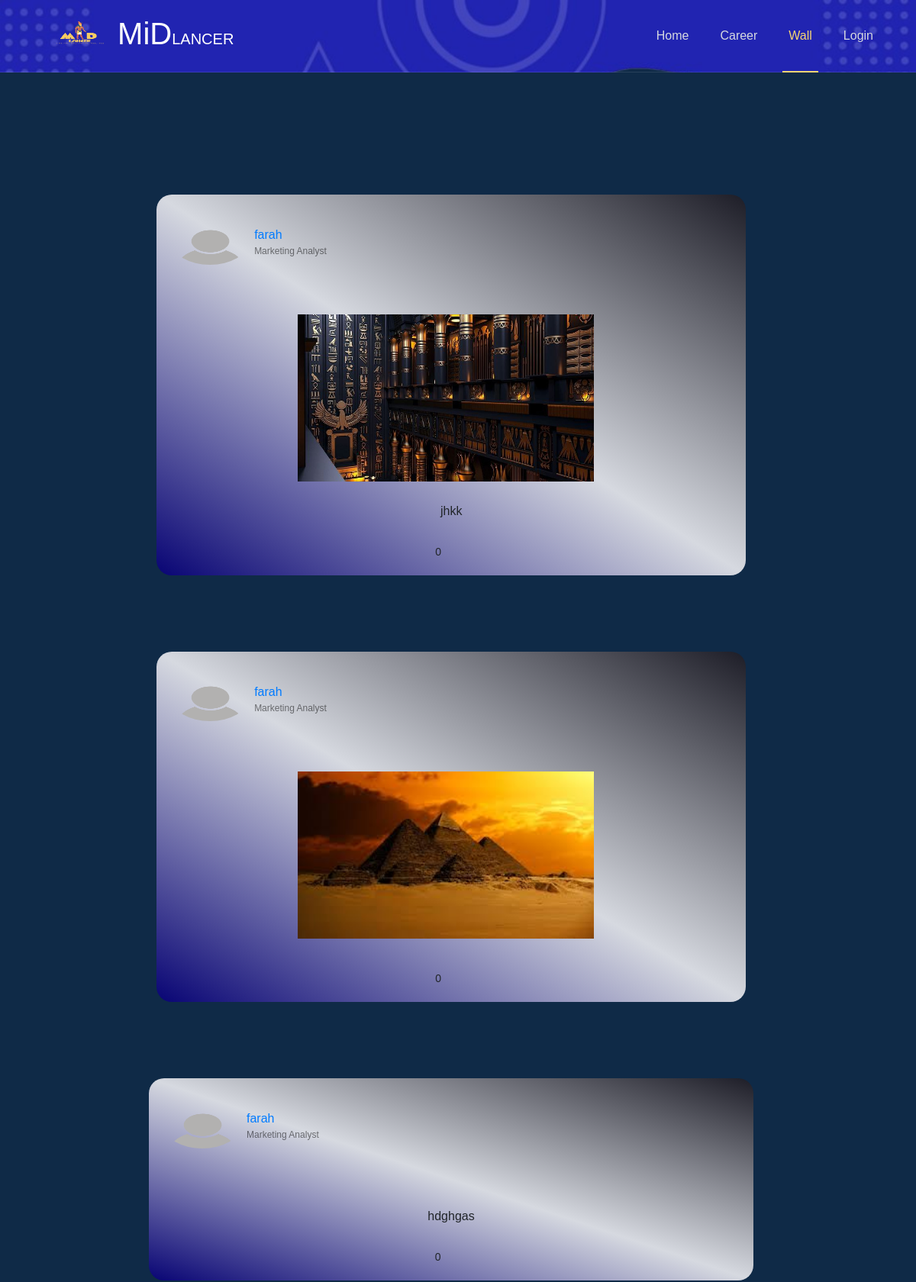
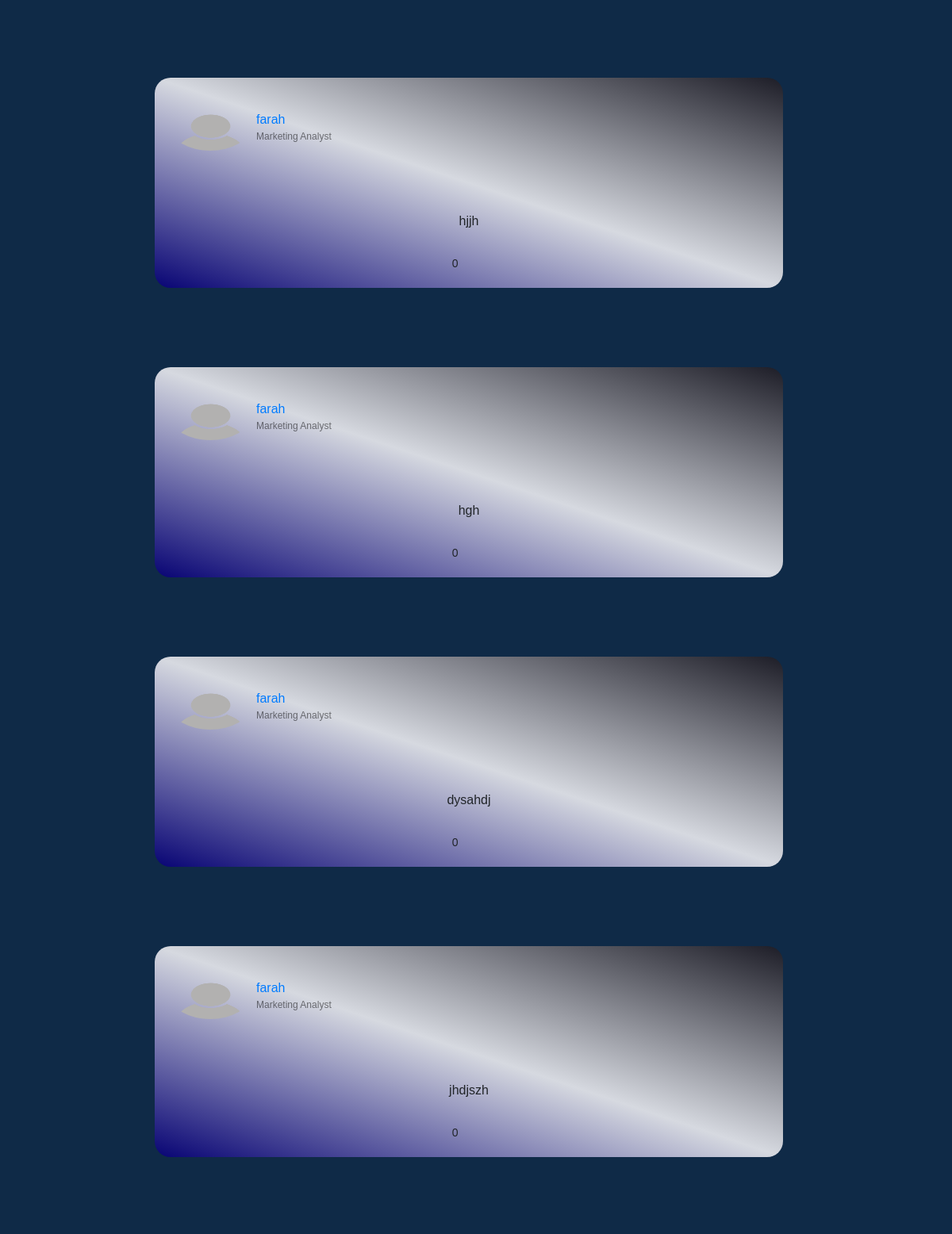
Screenshot of /wall.php (upper part) with the database file from the repository (2 pictures, top to bottom).
### tables this page shows
CREATE TABLE `freelancer` (
  `freelancer_id` int(11) NOT NULL,
  `freelancer_name` varchar(255) NOT NULL,
  `email` varchar(255) NOT NULL,
  `phone_number` varchar(11) NOT NULL,
  `password` varchar(255) NOT NULL,
  `birthdate` date NOT NULL,
  `national_id` varchar(14) NOT NULL,
  `freelancer_image` longtext DEFAULT NULL,
  `job_title` varchar(255) NOT NULL,
  `available_hours` int(11) DEFAULT NULL,
  `price/hr` float DEFAULT 5,
  `link1` varchar(255) DEFAULT NULL,
  `link2` varchar(255) DEFAULT NULL,
  `freelancer_file` longtext DEFAULT NULL,
  `bio` text DEFAULT NULL,
  `premium` varchar(255) DEFAULT '0',
  `view` int(11) DEFAULT 0,
  `hidden` tinyint(1) DEFAULT 0,
  `admin_hidden` tinyint(1) DEFAULT 0,
  `career_id` int(11) NOT NULL,
  `rank_id` int(11) DEFAULT 1,
  `webssite_price` int(11) NOT NULL DEFAULT 5,
  `fl_join_date` date NOT NULL DEFAULT current_timestamp()
);

CREATE TABLE `career` (
  `career_id` int(11) NOT NULL,
  `career_path` varchar(250) NOT NULL,
  `career_desc` text NOT NULL,
  `career_image` longtext NOT NULL
);

CREATE TABLE `experience` (
  `experience_id` int(11) NOT NULL,
  `experience_text` text NOT NULL,
  `experience_image` longtext DEFAULT NULL,
  `experience_file` longtext DEFAULT NULL,
  `hidden` tinyint(4) DEFAULT 0,
  `freelancer_id` int(11) NOT NULL
);

### wall.php (the view, shortened to what this page needs)
<?php
 include 'nav+bm.php';
$select="SELECT `freelancer`.*,`career`.*,`like`.*, `experience`.`experience_id`,`experience_text`,`experience_file`, `experience`.`freelancer_id` AS `freelancer_id` FROM `like`
right JOIN  `experience` ON `experience`.`experience_id` = `like`.`experience_id`
JOIN `freelancer` ON `experience`.`freelancer_id` = `freelancer`.`freelancer_id`
JOIN `career` ON `freelancer`.`career_id` = `career`.`career_id`
ORDER BY `experience`.`experience_id` DESC";
$runselect=mysqli_query($connect,$select);
  ?>
<!DOCTYPE html>
<html lang="en">
  <head>
    <link rel="stylesheet" href="https://stackpath.bootstrapcdn.com/bootstrap/4.1.3/css/bootstrap.min.css">
    <link rel="stylesheet" href="https://cdnjs.cloudflare.com/ajax/libs/font-awesome/6.6.0/css/all.min.css">
    <link rel="stylesheet" href="css/wall.css">
  </head>
  <body>
  <div class="container-fluid">
    <div class="row d-flex justify-content-center">
      <div class="col-md-12 mt-4 ">
        <?php foreach ($runselect as $data1) { ?>
          <?php
          $id2=$data1['experience_id'];
          $select_like=("SELECT * FROM `like` WHERE `experience_id`='$id2'");
          $run_select_like=mysqli_query($connect,$select_like);
          $count=mysqli_num_rows($run_select_like);
          ?>
        <div class="mx-auto w-75 ">
          <div class="d-flex flex-column" id="comment-container">
            <div>
              <div class="flex-row d-flex">
            <form class="mt-2" method="POST">
                <td><img src="./img/profile/<?php echo $data1['freelancer_image'] ?>" width="100px"  class="rounded-circle"></td>
                <div class="d-flex flex-column justify-content-start ml-2">
                  <a href="freelancerview.php?vfid=<?php echo $data1['freelancer_id']?>">
                  <td><?php echo $data1['freelancer_name']  ?></td> </a>
                  <span class="date text-black-50"><?php echo $data1['career_path']  ?></span>
                </div>
              </div>
              <div class="mt-3">
                <?php if(empty($data1['experience_file'])){ ?>
                  <p> <td><?php echo $data1['experience_text'] ?></td></p>
              <?php  } else{?>
                <td><img src="./img/experience/<?php echo $data1['experience_file'] ?>" width="100px"></td>
                      <p> <td><?php echo $data1['experience_text'] ?></td></p>
                  <?php } ?>
              </div>
            </div>
            <div>
              <div class="d-flex flex-row  fs-14">
                <div class="count">  <?php echo $count;   ?>
                </div>
                <div class="p-2 cursor p-2" >
                  </div>
                  </div>
              </div>
            </div>
          </div>
        </div>
      </div>
      <?php } ?>
</body>
</html>

### css/nav+bm.css (style rules this page uses)
:root { --primary-color: #080a74; --secondary-color: #f6d673; --Thirdly-color: #d6d9e0; --fourthly-color: #1d1d27; }
a { text-decoration: none; color: var(--fourthly-color); }

### css/wall.css (style rules this page uses)
* { padding: 0; margin: 0; box-sizing: border-box; }
:root { --primary-color: #080a74; --secondary-color: #f6d673; --Thirdly-color: #d6d9e0; --fourthly-color: #1d1d27; }
body { margin: 0px; font-family: "Poppins", sans-serif !important; background-color: #0f2a47 ; }
#comment-container { padding: 20px !important; background: var(--Thirdly-color); background-image: linear-gradient(to right top, #080474,#d6d9e0, #1d1d27); border-radius: 20px; margin-top: 100px !important; width: 88%; margin-left: 5%; }
.date { font-size: 12px; }
.fs-14 { font-size: 14px; justify-content: center; align-items: center; width: 50%; margin: auto; gap: 5%; }
.cursor { cursor: pointer; }
.count { margin-top: 15px; }
.container-fluid { margin-top: 3%; }
.rounded-circle { border-radius: 50%; height: 59%; }
.mt-2, .my-2 { margin-top: -0.5rem !important; display: flex; align-items: center; margin-bottom: 4%; }
.mt-3 img { width: 53%; margin-right: 15px; }
.mt-3, .my-3 { margin-top: 1rem !important; text-align: center; }
p { margin-top: 27px; margin-bottom: 1rem; }

### rows the page displays
freelancer: freelancer_image (placeholder picture), freelancer_name "farah", career.career_path "Marketing Analyst", experience.experience_file (picture), experience.experience_text "jhkk", count "0", experience.experience_text "hdghgas", experience.experience_text "hjjh", experience.experience_text "hgh", experience.experience_text "dysahdj", experience.experience_text "jhdjszh"
